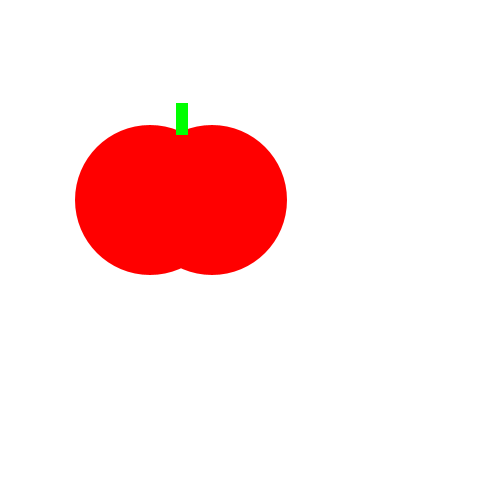
Frame 1 (no input)
Frame 60 (the mouse pressed at the canvas centre just before this capture): identical to frame 1, image omitted
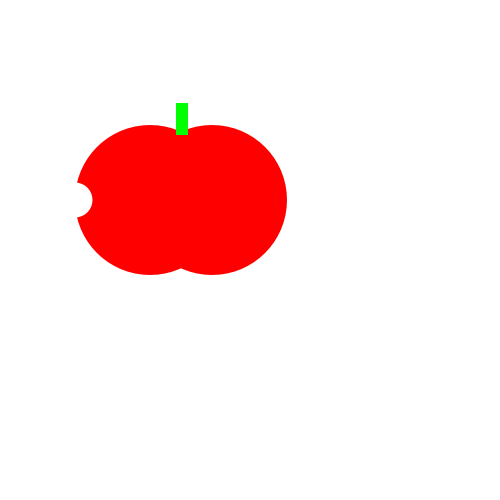
Frame 120 (the mouse held since frame 60 and released just before this capture)

The Processing sketch that drew these frames (run headless with seeded random() and noise(); from frame 60 on, the mouse is pressed at the canvas centre):

// Processing sketch: tastey_tomato
// ── tastey_tomato.pde
void setup() {
    size(500, 500);
   
}
void draw() {
    background(255);
    noStroke();
   fill(#FF0000); ellipse(150, 200, 150, 150);
    ellipse(212, 200, 150, 150);
    fill(0, 255, 0); rect(176, 103, 12, 32);
    if(mousePressed) {
      fill(255); ellipse(75, 200, 35, 35);
    }
}
